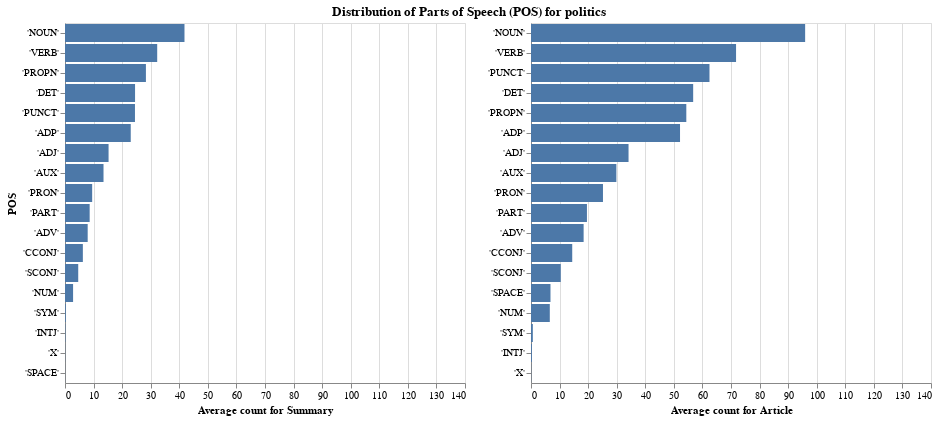

Notebook source saved alongside this figure:
### Code cell
df = pd.DataFrame.from_dict(counts_df['Summaries/-politics-POS averages'][0].items()).rename(columns={0: 'POS', 1: 'avg'})
df_2 = pd.DataFrame.from_dict(counts_df['News Articles/-politics-POS averages'][0].items()).rename(columns={0: 'POS', 1: 'avg'})

create_comparison_viz(df, df_2, 'politics')

### Figure 1 — Vega-Lite specification as saved in the notebook (floating-point values rounded to 4 significant figures)
{"config": {"view": {"continuousWidth": 400, "continuousHeight": 300}, "title": {"anchor": "middle"}}, "hconcat": [{"hconcat": [{"data": {"name": "data-57ac877443578adcd01161806aa20aa4"}, "mark": "bar", "encoding": {"x": {"field": "avg", "scale": {"domain": [0, 140]}, "title": "Average count for Summary", "type": "quantitative"}, "y": {"field": "POS", "sort": "-x", "title": "POS", "type": "ordinal"}}}, {"data": {"name": "data-86c05344aadc199fefccce6259023e5d"}, "mark": "bar", "encoding": {"x": {"field": "avg", "scale": {"domain": [0, 140]}, "title": "Average count for Article", "type": "quantitative"}, "y": {"field": "POS", "sort": "-x", "title": "", "type": "ordinal"}}}]}], "title": "Distribution of Parts of Speech (POS) for politics", "$schema": "https://vega.github.io/schema/vega-lite/v4.17.0.json", "datasets": {"data-57ac877443578adcd01161806aa20aa4": [{"POS": " 'PROPN'", "avg": 28.32}, {"POS": " 'VERB'", "avg": 32.27}, {"POS": " 'PRON'", "avg": 9.51}, {"POS": " 'AUX'", "avg": 13.48}, {"POS": " 'ADJ'", "avg": 15.25}, {"POS": " 'SCONJ'", "avg": 4.63}, {"POS": " 'DET'", "avg": 24.52}, {"POS": " 'NOUN'", "avg": 41.82}, {"POS": " 'ADP'", "avg": 23.01}, {"POS": " 'CCONJ'", "avg": 6.25}, {"POS": " 'PUNCT'", "avg": 24.49}, {"POS": " 'PART'", "avg": 8.63}, {"POS": " 'ADV'", "avg": 7.94}, {"POS": " 'NUM'", "avg": 2.83}, {"POS": " 'INTJ'", "avg": 0.13}, {"POS": " 'SYM'", "avg": 0.27}, {"POS": " 'X'", "avg": 0.05}, {"POS": " 'SPACE'", "avg": 0.03}], "data-86c05344aadc199fefccce6259023e5d": [{"POS": " 'PUNCT'", "avg": 62.47}, {"POS": " 'ADJ'", "avg": 34.14}, {"POS": " 'NOUN'", "avg": 95.95}, {"POS": " 'ADP'", "avg": 52.16}, {"POS": " 'SPACE'", "avg": 6.82}, {"POS": " 'DET'", "avg": 56.76}, {"POS": " 'VERB'", "avg": 71.77}, {"POS": " 'AUX'", "avg": 29.88}, {"POS": " 'PROPN'", "avg": 54.36}, {"POS": " 'CCONJ'", "avg": 14.43}, {"POS": " 'PART'", "avg": 19.58}, {"POS": " 'ADV'", "avg": 18.42}, {"POS": " 'SCONJ'", "avg": 10.42}, {"POS": " 'PRON'", "avg": 25.19}, {"POS": " 'NUM'", "avg": 6.58}, {"POS": " 'INTJ'", "avg": 0.31}, {"POS": " 'SYM'", "avg": 0.64}, {"POS": " 'X'", "avg": 0.06}]}}
